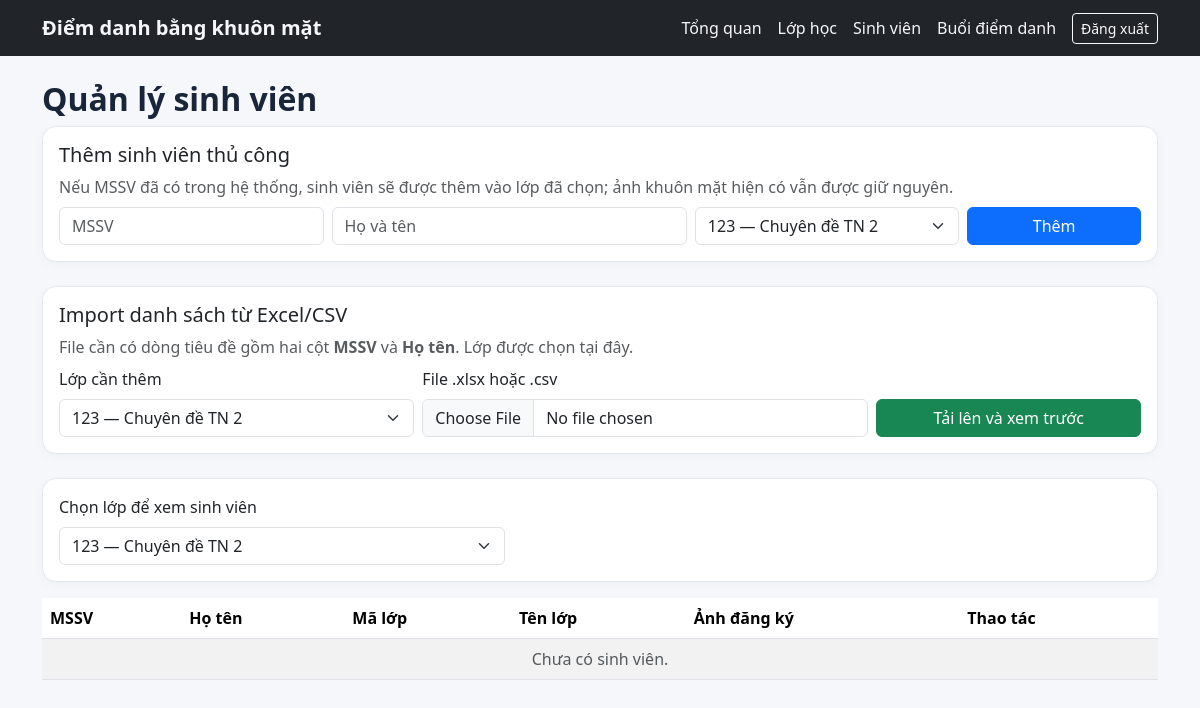
Before: /students?class_id=2 (signed in) with the older database file.
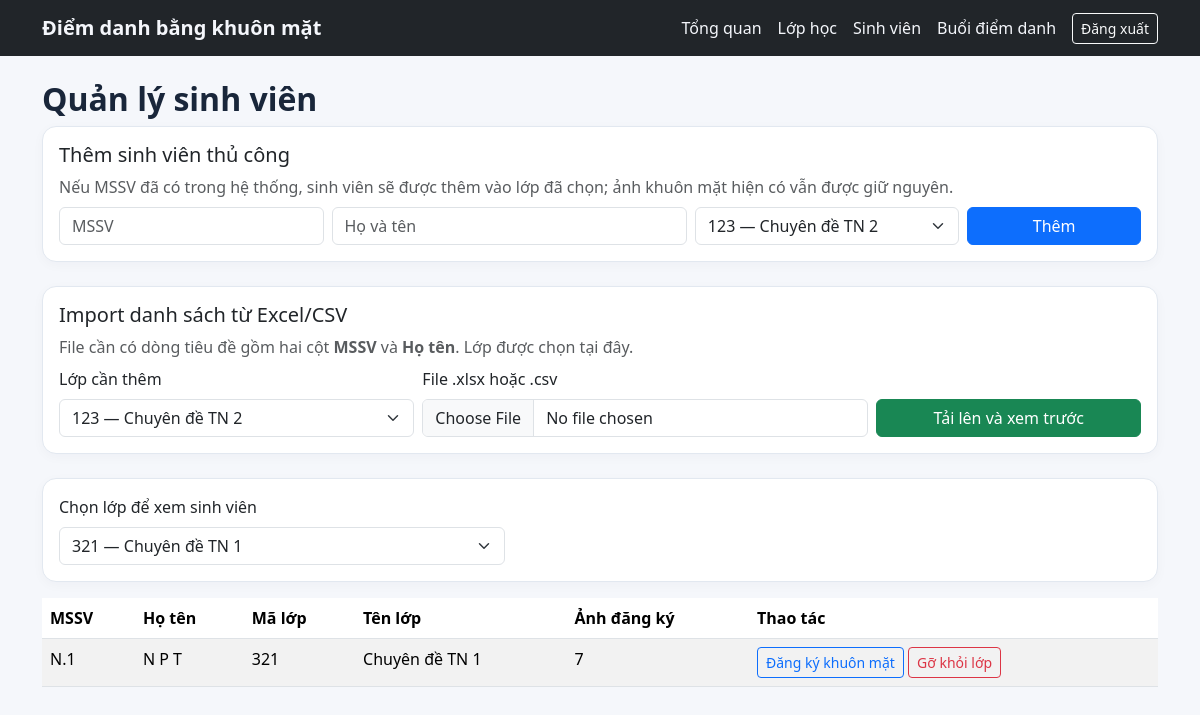
After: the same page with the newer database file.
### models.py (models this page shows)
class Student(db.Model):
    id = db.Column(db.Integer, primary_key=True)
    code = db.Column(db.String(30), unique=True, nullable=False)
    full_name = db.Column(db.String(150), nullable=False)
    class_id = db.Column(db.Integer, db.ForeignKey('school_class.id'), nullable=False)
    school_class = db.relationship('SchoolClass')
    classes = db.relationship('SchoolClass', secondary=student_class, back_populates='students')
    faces = db.relationship('FaceSample', cascade='all, delete-orphan', back_populates='student')

class SchoolClass(db.Model):
    id = db.Column(db.Integer, primary_key=True)
    code = db.Column(db.String(30), unique=True, nullable=False)
    name = db.Column(db.String(150), nullable=False)
    students = db.relationship('Student', secondary=student_class, back_populates='classes')

### app.py (the view, shortened to what this page needs)
@app.route('/students', methods=['GET', 'POST'])
@staff_required
def students():
    classes = SchoolClass.query.order_by(SchoolClass.code).all()
    selected_class_id = request.args.get('class_id', type=int)
    if selected_class_id is None and classes:
        selected_class_id = classes[0].id
    if selected_class_id is not None:
        selected_class = db.session.get(SchoolClass, selected_class_id)
        if not selected_class:
            selected_class_id = classes[0].id if classes else None
    selected_class = db.session.get(SchoolClass, selected_class_id) if selected_class_id is not None else None
    student_rows = selected_class.students if selected_class else []
    student_rows.sort(key=_student_name_sort_key)
    return render_template(
        'students.html',
        students=student_rows,
        classes=classes,
        selected_class_id=selected_class_id,
        selected_class=selected_class,
    )

### app.py (called while the page is built)
@login_manager.user_loader
def load_user(user_id):
    return db.session.get(User, int(user_id))

def staff_required(view):
    @wraps(view)
    def wrapped(*args, **kwargs):
        if not current_user.is_authenticated:
            return login_manager.unauthorized()
        if getattr(current_user, 'role', None) not in ('teacher', 'admin'):
            abort(403)
        return view(*args, **kwargs)
    return wrapped

@app.context_processor
def common():
    return {'now': datetime.now}

def _student_name_sort_key(student):
    words = (student.full_name or '').strip().split()
    name_parts = tuple(_vietnamese_word_sort_key(word) for word in reversed(words))
    return (name_parts, (student.code or '').casefold())

### templates/students.html (shortened to what this page needs)
{% extends 'base.html' %}{% block content %}
<h2>Quản lý sinh viên</h2>
<form method="post" class="card p-3 mb-4"><h5>Thêm sinh viên thủ công</h5><p class="text-muted mb-2">Nếu MSSV đã có trong hệ thống, sinh viên sẽ được thêm vào lớp đã chọn; ảnh khuôn mặt hiện có vẫn được giữ nguyên.</p><div class="row g-2"><div class="col-md-3"><input name="code" class="form-control" placeholder="MSSV" required></div><div class="col-md-4"><input name="name" class="form-control" placeholder="Họ và tên" required></div><div class="col-md-3"><select name="class_id" class="form-select" required>{% for c in classes %}<option value="{{ c.id }}">{{ c.code }} — {{ c.name }}</option>{% endfor %}</select></div><div class="col-md-2"><button class="btn btn-primary w-100">Thêm</button></div></div></form>
<div class="card p-3 mb-4"><h5>Import danh sách từ Excel/CSV</h5><p class="text-muted mb-2">File cần có dòng tiêu đề gồm hai cột <b>MSSV</b> và <b>Họ tên</b>. Lớp được chọn tại đây.</p><form method="post" action="{{ url_for('students_import_preview') }}" enctype="multipart/form-data"><div class="row g-2 align-items-end"><div class="col-md-4"><label class="form-label">Lớp cần thêm</label><select name="class_id" class="form-select" required>{% for c in classes %}<option value="{{ c.id }}">{{ c.code }} — {{ c.name }}</option>{% endfor %}</select></div><div class="col-md-5"><label class="form-label">File .xlsx hoặc .csv</label><input type="file" name="file" class="form-control" accept=".xlsx,.csv" required></div><div class="col-md-3"><button class="btn btn-success w-100">Tải lên và xem trước</button></div></div></form></div>
<div class="card p-3 mb-3"><div class="row g-2 align-items-end"><div class="col-md-5"><label class="form-label" for="student-class-filter">Chọn lớp để xem sinh viên</label><select id="student-class-filter" class="form-select" onchange="window.location.href='{{ url_for('students') }}?class_id=' + this.value;" required>{% for c in classes %}<option value="{{ c.id }}"{% if c.id == selected_class_id %} selected{% endif %}>{{ c.code }} — {{ c.name }}</option>{% endfor %}</select></div></div></div>
<div class="table-responsive"><table class="table table-striped"><thead><tr><th>MSSV</th><th>Họ tên</th><th>Mã lớp</th><th>Tên lớp</th><th>Ảnh đăng ký</th><th>Thao tác</th></tr></thead><tbody>{% for s in students %}<tr><td>{{ s.code }}</td><td>{{ s.full_name }}</td><td>{{ selected_class.code }}</td><td>{{ selected_class.name }}</td><td>{{ s.faces|length }}</td><td class="text-nowrap">
<a class="btn btn-sm btn-outline-primary" href="{{ url_for('enroll',student_id=s.id) }}">Đăng ký khuôn mặt</a>
<form method="post" action="{{ url_for('delete_student', student_id=s.id) }}" class="d-inline" onsubmit="return confirm('Bạn có chắc muốn gỡ sinh viên {{ s.code }} - {{ s.full_name }} khỏi lớp {{ selected_class.code }}? {% if s.classes|length > 1 %}Các lớp khác và dữ liệu khuôn mặt sẽ được giữ nguyên.{% else %}Đây là lớp cuối cùng; hồ sơ, ảnh khuôn mặt và dữ liệu điểm danh cũng sẽ bị xóa.{% endif %}');">
<button type="submit" class="btn btn-sm btn-outline-danger">Gỡ khỏi lớp</button>
</form>
</td></tr>{% else %}<tr><td colspan="6" class="text-center text-muted">Chưa có sinh viên.</td></tr>{% endfor %}</tbody></table></div>
{% endblock %}

Changed rows visible on the page:
now on this page (row unchanged): Student: code "N.1", full_name "N P T", faces|length "7"
added SchoolClass: code "321", name "Chuyên đề TN 1"
Other visible differences:
form field value: "123 — Chuyên đề TN 2" → "321 — Chuyên đề TN 1"
text no longer shown: "Chưa có sinh viên."
